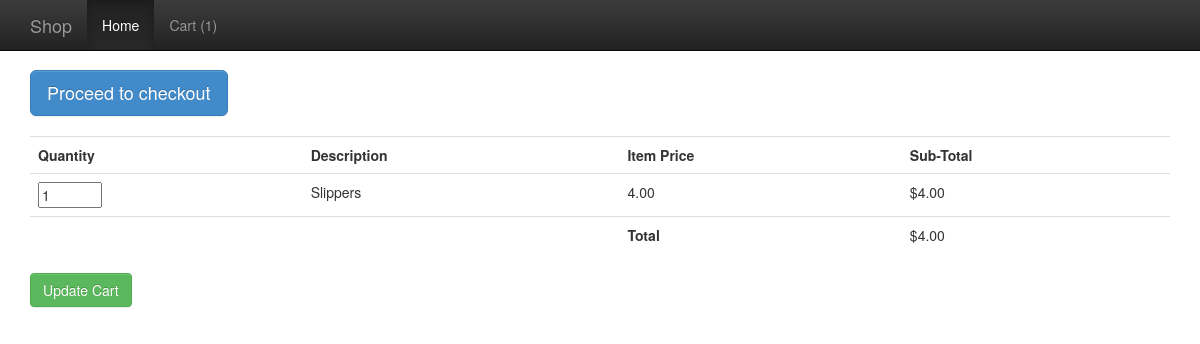
Screenshot of /index.php/shop/add/3 with the database file from the repository.
### tables this page shows
CREATE TABLE IF NOT EXISTS `products` (
  `product_id` int(11) NOT NULL AUTO_INCREMENT,
  `product_name` varchar(255) NOT NULL,
  `product_code` int(11) NOT NULL,
  `product_description` varchar(255) NOT NULL,
  `category_id` int(11) NOT NULL,
  `product_price` int(11) NOT NULL,
  PRIMARY KEY (`product_id`)
);

### application/controllers/Shop.php (called while the page is built, shortened)
<?php if (!defined('BASEPATH')) exit('No direct script access allowed');
class Shop extends MY_Controller {
  function __construct() {
    $this->load->library('cart');
    $this->load->helper('form');
    $this->load->helper('url');
    $this->load->helper('security');
    $this->load->model('Shop_model');
    $this->load->database();
    $this->load->library('form_validation');
  }
  public function add() {
    $product_id = $this->uri->segment(3);
    $query = $this->Shop_model->get_product_details($product_id);
    foreach($query->result() as $row) {
      $data = array(
        'id'   => $row->product_id,
        'qty' => 1,
        'price'  => $row->product_price,
        'name' => $row->product_name,
       );
    }
    $data['cat_query'] = $this->Shop_model->get_all_categories();
    $cart_contents = $this->session->userdata('cart_contents');
    $data['items'] = $cart_contents['total_items'];
    $this->load->view('common/header');
    $this->load->view('nav/top_nav', $data);
    $this->load->view('shop/display_cart', $data);
    $this->load->view('common/footer');
  }
}

### index.php (called while the page is built, shortened)
<?php
require_once BASEPATH.'core/CodeIgniter.php';

### application/models/Shop_model.php (called while the page is built, shortened)
<?php if ( ! defined('BASEPATH')) exit('No direct script access allowed');
class Shop_model extends CI_Model {
  public function get_product_details($product_id) {
    $this->db->where('product_id', $product_id);
    $query = $this->db->get('products');
    return $query;
  }
}

### application/views/shop/display_cart.php (the view, shortened to what this page needs)
<?php echo anchor('shop/user_details', $this->lang->line('display_cart_proceed_to_checkout'), 'type="button" class="btn btn-primary btn-lg"') ; ?>
<br /><br />
<?php echo form_open('shop/update_cart'); ?>
<table class="table">
  <tr>
    <th><?php echo $this->lang->line('display_cart_quantity') ; ?></th>
    <th><?php echo $this->lang->line('display_cart_description') ; ?></th>
    <th><?php echo $this->lang->line('display_cart_item_price') ; ?></th>
    <th><?php echo $this->lang->line('display_cart_sub_total') ; ?></th>
  </tr>
  <?php $i = 1; ?>
  <?php foreach ($this->cart->contents() as $items): ?>
    <tr>
      <td><?php echo form_input(array('name' => $i . '[qty]', 'value' => $items['qty'], 'maxlength' => '3', 'size' => '5')); ?></td>
      <td>
        <?php echo $items['name']; ?>
      </td>
      <td><?php echo $this->cart->format_number($items['price']); ?></td>
      <td>$<?php echo $this->cart->format_number($items['subtotal']); ?></td>
    </tr>
    <?php $i++; ?>
  <?php endforeach; ?>
  <tr>
    <td colspan="2"> </td>
    <td><strong>Total</strong></td>
    <td>$<?php echo $this->cart->format_number($this->cart->total()); ?></td>
  </tr>
</table>
<p><?php echo form_submit('', $this->lang->line('display_cart_update_cart'), 'class="btn btn-success"'); ?></p>
<?php echo form_close() ; ?>

### rows the page displays
products: form_input "1", product_name "Slippers", product_price "4.00"

### other values shown
$this->lang->line('system_system_name') "Shop"
anchor('shop', $this->lang->line('nav_home')) "Home"
$this->lang->line('display_cart_quantity') "Quantity"
$this->lang->line('display_cart_description') "Description"
$this->lang->line('display_cart_item_price') "Item Price"
$this->lang->line('display_cart_sub_total') "Sub-Total"
$this->cart->format_number($this->cart->total()) "4.00"
